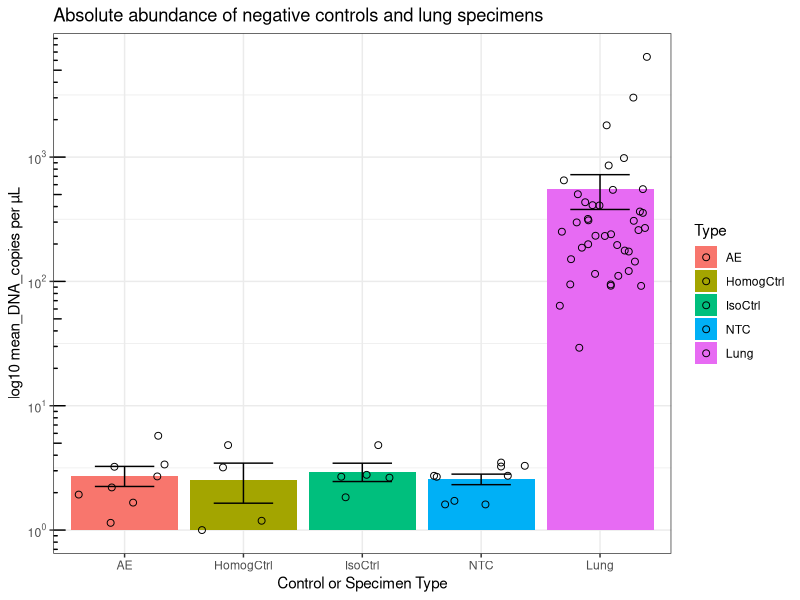
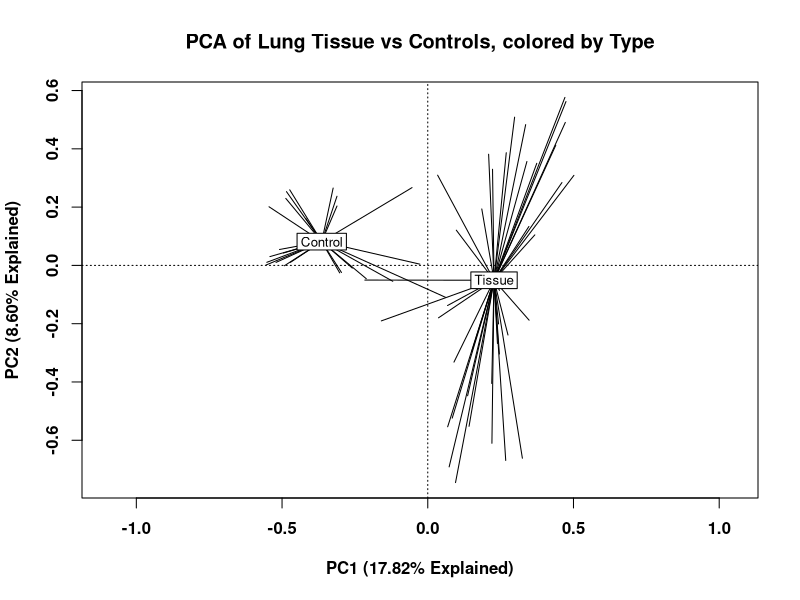

R code for these plots, in order: (Note: this script raises an error after producing the figures.)
## ---- chunk 1
knitr::opts_chunk$set(echo = TRUE)
## ---- chunk 2
# This is an example of a comment within a code chunk.
# The # symbol means that any text following it should not be treated as R code.
# When R code is run in a code chunk the resulting output will be displayed inline - that is, within the document - just below the current code chunk.
# The first line without a # symbol is actual R code, and it will be executed when this code chunk is run.
# To execute an entire code chunk: left click the green arrow in upper right of this section:
# Alternatively, left click on the following line with R code, then use: cmd + enter (mac), ctrl + enter (pc). This will run a single line rather than the entire chunk.
paste("Welcome to ATS 2020, PG9", "-", "A Hands-On Introduction to Studying the Lung Microbiome")
## ---- chunk 3
# This section contains typical libraries used in these analyses

# I. universal data wrangling and visualization
library(tidyverse)      # ggplot, dplyr, purrr, forcats, stringr... and other packages. See https://tidyverse.tidyverse.org/

# II. machine learning & analysis packages
library(vegan)          # decostand(), metaMDS(), scores(), rda(), ordispider(), adonis()
# library(mvabund)        # mvabund(), manyglm() # This line can be uncommented when using mvabund as part of the 16S analysis.
library(randomForest)   # randomForest()

# III. formatting, plotting
library(scales)         # used in formatting relative abundance % labels; unit_format()
library(RColorBrewer)   # brewer.pal() for generating custom palettes
library(knitr)          # kable(), for displaying nicer tables in html/pdf output
## ---- chunk 4
# For ease of use, place the processed 16S data files of interest into the same directory as your current RStudio project
# Best practices: 1) keep a separate project for each experiment or combination of experiments
# 2) include a data folder within the project's directory to keep source files organized; also somewhat mitigates the risk of modifying them inadvertently

# I. Read in .shared (counts of sequences assigned to OTU #s)
# Includes basic processing with selection of OTUs > 0.1 % of the population
otu_raw <- read.table("data/Heterogeneity.shared.txt", row.names = 2, header = TRUE) # read in the data, treating the first row as column names
otu_trim <- otu_raw[, -c(1:2)] # drop the first 2 columns
otu_trim <- as.matrix(otu_trim)
otu_tmp <- vegan::decostand(otu_trim, "total") * 100 # standardization
otu_trim[which(otu_tmp < 0.1)] <- 0 
otu_good <- otu_trim[, which(colSums(otu_trim) > 0)] # keep only the OTUs which were present after setting quantities under 0.1 to 0

# Trim _S from end of rownames(otu_good); note that it may be useful to keep these well identifiers in some analyses
# Also clean up extra underscores and Xs from rownames
rownames(otu_good) <- str_remove(rownames(otu_good), "_S\\d+") %>%
  str_replace_all(pattern = "[_X]+", replacement="_") %>%
  str_remove(pattern="_$")


# It's a good idea to inspect the data regularly with tools such as dim(), str(), head(), tail(), summary()... This will help in catching errors earlier
dim(otu_good) # dim(otu_good)[1] observations (samples) x dim(otu_good)[2] features (OTUs above .1% population threshold)
otu_good[1:20, 1:10] # Examine first 20 rows, 10 columns. Try using other means for getting a glimpse of the data, such as str(otu_good).


# II. Read in cons.taxonomy (for each OTU: contains taxonomic identifiers down to Genus level, if possible)
# Note that OTUs are in rows here rather than columns
# 2 imports are required due to the combination of 2 different separators  
tax1 <- read.table("data/Heterogeneity.0.03.cons.taxonomy.txt", sep = "\t", row.names = 1, header = TRUE, colClasses = c("character", "numeric", "character"))
tax2 <- read.table("data/Heterogeneity.0.03.cons.taxonomy.txt", sep = ";", skip = 1, col.names = c("", "Phylum", "Class", "Order", "Family", "Genus", "")) %>% 
  dplyr::select(-c(1, 7)) %>% # drop columns 1 and 7
  purrr::map_df(stringr::str_replace, "\\(.*.\\)", "") %>% # this essentially trims (100) and the like
  purrr::map_df(as.factor) # turns all present columns into factor type variables
otu_taxonomy <- data.frame(OTU = rownames(tax1), Size = tax1[, 1], tax2, stringsAsFactors = FALSE) # combine the first and second import
rownames(otu_taxonomy) <- rownames(tax1)

# trim otu_taxonomy based on OTUs in otu_good
otu_good_taxonomy <- otu_taxonomy[otu_taxonomy$OTU %in% colnames(otu_good), ] %>%
  droplevels() # Remove factor levels that have no values remaining due to removal
rownames(otu_good_taxonomy) <- intersect(rownames(otu_taxonomy), colnames(otu_good))
# otu_good_taxonomy <- as.data.frame(otu_good_taxonomy)   redundant in this case

dim(otu_good_taxonomy) # Displays number of rows and columns
otu_good_taxonomy # Examine the taxonomy dataframe. The first 10 OTUs coincide with the glimpse we took of otu_good. We're leveraging the df_print: paged option to be able to look through the dataframe in an html output.
## ---- chunk 5
# In this section, we'll load in metadata/environmental data, and/or create it

## Load approach using metadata from github repo
meta_df <- read.table("data/Heterogeneity.metadata.txt", sep = "\t", header = TRUE) 
# Note that this will create factors out of all chr type columns
#While - undesirable for 'specimen' but useful for 'reagent_tissue', 'litter', 'vendor', 'mouse', 'tissue_type', and 'cage'
otu_df <- data.frame(meta_df, decostand(otu_good, "total") * 100)
otu_df$specimen <- as.character(otu_df$specimen) # let's convert 'specimen' back to a chr-type

# Examples of metadata creation using regular expressions (regex) in a tidyverse pipeline
# Note that extracting metadata from sample names is much easier if naming conventions are consistent in terms of spelling and placement
# otu_df <- data.frame(decostand(otu_good, "total") * 100, Sample_name = row.names(otu_good), stringsAsFactors = FALSE) %>%
#   # Create Specimen_ctrl from first string of characters prior to first "_"
#   mutate(Specimen_ctrl = factor(case_when(str_detect(Sample_name, "^AE_") ~ "AE",
#                                        str_detect(Sample_name, "^Blank\\d_") ~ "Empty",
#                                        str_detect(Sample_name, "^Heparin_") ~ "Heparin",
#                                        str_detect(Sample_name, "^HomogCtrl_") ~ "HomogCtrl",
#                                        str_detect(Sample_name, "^IsoCtrl_") ~ "IsoCtrl",
#                                        str_detect(Sample_name, "^LPS_") ~ "LPS",
#                                        str_detect(Sample_name, "^PerfusionPBS_") ~ "PBS",
#                                        str_detect(Sample_name, "^WATERD|^waterC") ~ "WaterNeg",
#                                        str_detect(Sample_name, "^mock[CD]") ~ "Mock",
#                                        str_detect(Sample_name, "^[:alnum:]+") ~ str_extract(Sample_name, "^[:alnum:]+")), # for experimental groups, place after other steps because this regex would fill in values for controls (may or may not be ideal)
#                                 levels = c("CR1", "CR2", "JAX1", "JAX2", "AE", "Empty", "Heparin", "HomogCtrl", "IsoCtrl", "LPS", "PBS", "WaterNeg", "Mock")
#                 )
#          ) %>%
#   # Create Organ
#   mutate(Organ = factor(case_when(str_detect(Sample_name, "_CECUM_") ~ "Cecum",
#                                   str_detect(Sample_name, "_LUNG_HOMOG") ~ "Lung",
#                                   str_detect(Sample_name, "_NASAL_") ~ "Nasal",
#                                   str_detect(Sample_name, "_TONGUE_") ~ "Tongue"),
#                         levels = c("Nasal", "Tongue", "Lung", "Cecum")
#                 ) # sum(is.na(otu_df$Organ)) returns 32 (as expected, controls have NA in this column)
#          ) %>%
#   # Create Mouse
#   mutate(Mouse = as.numeric(str_extract(Sample_name, "(?<=(CR\\d|JAX\\d)_)\\d+") # numbers correspond to mice if a CR or JAX specimen
#               ) # sum(is.na(otu_df$Mouse)) returns 32 (as expected, the controls have NA in this column)
#          ) %>%
#   # metadata columns at front, followed by all of the count data
#   dplyr::select(Sample_name:Mouse, everything())
#   # note that the data is in wide format
#   
# otu_df$Specimen_ctrl %>% table() %>% sum() # 192: all samples/rows are accounted for
# otu_df$Organ %>% summary() %>% sum() # ditto; 32 NAs for organs
## ---- chunk 6
# The following lines of code randomly sample and display 10 rows from the metadata dataframe
set.seed(2358)
kable(dplyr::sample_n(meta_df, 10), caption = "Metadata, 10 randomly sampled rows", align = "l")
## ---- chunk 7
# for PCA ordinations; choose an 9 that covers the maximum number of factor levels (conditions) within a variable of interest
pcapal <- brewer.pal(9,"Set1")
## ---- chunk 8
# The readxl library is installed along with tidyverse, but is not loaded with library(tidyverse). We can however access the read_xlsx function without loading readxl as shown below.
spec_abs <- readxl::read_xlsx("data/16S_EvaGreen__Heterogeneity1_Data.xlsx", sheet = 2) %>%
  dplyr::select(Sample_name = `Sample Name`, DNA_copies_per_ul = `Copies/ul DNA`) %>% # Rename the two columns of interest, and retain only these columns
  dplyr::filter(str_detect(Sample_name, "LUNG")) # Keep only the lung tissue samples

ctrl_abs <- readxl::read_xlsx("data/16S_EvaGreen__Heterogeneity1Ctrls_030618.xlsx", sheet = 2) %>% 
  dplyr::select(Sample_name = `Sample Name`, DNA_copies_per_ul = `Copies/ul Sample`) %>% # Rename the two columns of interest, and retain only these columns
  drop_na() # drop rows with mising values
# Round up 0.57 DNA_copies to 1 (HomogCtrl_2)
ctrl_abs[ctrl_abs[, "DNA_copies_per_ul"] < 1, ][, "DNA_copies_per_ul"] <- 1

abs_df <- full_join(spec_abs, ctrl_abs, by = c("Sample_name", "DNA_copies_per_ul")) %>% # We could also use bind_rows() or rbind() in this scenario since we renamed the columns to match. However, for more complex operations, it's safer to use a join function and specify the key columns.
  mutate(Type = factor(case_when( # We need to create a factor containing the types of samples for creating separate bars in an upcoming visualization.
    str_detect(Sample_name, "LUNG") ~ "Lung", # When the Sample_name contains LUNG, assign Lung as the value in the new Type column
    TRUE ~ str_extract(Sample_name, "^[:alpha:]+") # Otherwise, determine a value based on the sequence of letters that occur at the start of the Sample_name
  ), levels = c("AE", "HomogCtrl", "IsoCtrl", "NTC", "Lung"))) # Assign an appropriate order for the factor

# We also need to compute the averages and error
avg_abs_df <- abs_df %>%
  group_by(Type) %>% # Before computing an average, identify what categories are being used to aggregate by. In this case, they're contained within the Type variable we just created.
  summarize(mean_DNA_copies = mean(DNA_copies_per_ul), SEM = sqrt(var(DNA_copies_per_ul)/length(DNA_copies_per_ul))) %>% # Create mean and SEM columns
  ungroup()
## ---- chunk 9
# Create our bar chart using ggplot
ggplot(avg_abs_df, aes(x = Type, y = mean_DNA_copies, fill = Type)) + # This brings in the dataframe and assigns columns to various plot elements
  geom_col() + # The type of plot we want to construct. This is a wrapper for geom_bar(). See ?geom_bar for more details.
  geom_errorbar(aes(ymin = mean_DNA_copies - SEM, ymax = mean_DNA_copies + SEM, width = 0.5)) + # An errorbar layer to be added to the bars
  scale_y_log10(labels = trans_format("log10", math_format(10^.x))) + # We could convert to log10 scale prior to plotting, or we can do it on the fly
  # geom_dotplot(data = abs_df, aes(y = DNA_copies_per_ul), binaxis = "y", dotsize = .6, stackdir = "center", stackratio = 1.5) +
  geom_jitter(data = abs_df, aes(y = DNA_copies_per_ul), shape = 1, size = 2) + # This adds a bit of random noise for visibility of points; shape 1 is an unfilled circle
  theme_bw() + # A minimalist theme
  labs(x = "Control or Specimen Type", y = "log10 mean_DNA_copies per µL", title = "Absolute abundance of negative controls and lung specimens") + # Rename labels
  annotation_logticks(sides = "l") # Control whether/where logticks appear
## ---- chunk 10
# Filter data to retain controls and lung tissue only
con_lung_df <- otu_df %>% # Note: this is just one of several possible approaches to filtering to retain the correct rows.
  filter((reagent_tissue == "Control") | (tissue_type == "Lung")) %>% # 65 specimens
  droplevels() # Remove factor levels with no remaining observations. This prevents potential headaches in downstream data wrangling and visualizations.
rownames(con_lung_df) <- con_lung_df$specimen 

# PCA of all negative controls + lung tissue
# Keep only the rows of interest for unstandardized data.
pca_df <- otu_good[con_lung_df$specimen, ]
otu_con_lung_hel <- decostand(pca_df, "hellinger") # Standardize use OTU columns only
otu_con_lung_pca <- rda(otu_con_lung_hel)

# summary() produces a list which is rather messy to print out all at once. Let's just examine the importance of the principal components by accessing $cont
summary(otu_con_lung_pca)$cont # 0.1782 0.08601 0.06845 proportion explained by first 3 axes
## ---- chunk 11
# This approach combines base R plotting functionality and vegan's ordispider function, which creates the lines connecting points to the centroids.
# Unlike with ggplot(), these lines must all be run at once in order to produce the desired result.
plot(otu_con_lung_pca, type = "n", font = 2, font.lab = 2, xlab = "PC1 (17.82% Explained)", ylab = "PC2 (8.60% Explained)", main = "PCA of Lung Tissue vs Controls, colored by Type", display = "sites")
points(otu_con_lung_pca, pch = 19, col = pcapal[as.numeric(con_lung_df$reagent_tissue)]) # pch determines the point shape and col determines the colors to be used.
ordispider(otu_con_lung_pca, con_lung_df$reagent_tissue, label = TRUE) # Draw lines from centroids to the points belonging to each group. 
legend("topright", levels(con_lung_df$reagent_tissue), pch = 19, col = pcapal, title = "Type") # Format and add details to legends
## ---- chunk 12
# Consider whether rownames should be shown, if so they may need to be truncated for visibility

# biplot(otu_con_lung_pca, type = "t") # This will result in a lot of warnings, and though it generates the plot it's not recommended

# Address warnings with the following function, (hides warnings from 0-length arrows)
# Alternatively, set warning = FALSE in the code chunk; does not seem to work on macs
quiet_biplot <- quietly(function(ordiobj, ...) {
  biplot(ordiobj, ...)
})

biplot_results <- quiet_biplot(otu_con_lung_pca, type = "t")

# example for replacing specimen labels with C or T
#  biplot(prcomp(otu_con_lung_hel), xlabs=ifelse(str_detect(con_lung_df$reagent_tissue, "Control"), "C", "T")) # arrow.len = 0 will also remove warnings, at the cost of losing the arrowhead
## ---- chunk 13
# Filter data to retain lung tissue only
otu_lung <- dplyr::filter(otu_df, tissue_type == "Lung") %>%
  droplevels() # remove levels that are no longer present due to filtering
rownames(otu_lung) <- otu_lung$specimen

# PCA of lung tissue specimens
# Keep only the rows of interest for unstandardized data.
pca_df <- otu_good[otu_lung$specimen, ]
otu_lung_hel <- decostand(pca_df, "hellinger") # Standardize use OTU columns only
otu_lung_pca <- rda(otu_lung_hel)

# summary() produces a list which is rather messy to print out all at once. Let's just examine the importance of the principal components by accessing $cont
summary(otu_lung_pca)$cont # 0.1458 0.10677 0.06776 proportion explained by first 3 axes
## ---- chunk 14
# This approach combines base R plotting functionality and vegan's ordispider function, which creates the lines connecting points to the centroids.
# Unlike with ggplot(), these lines must all be run at once in order to produce the desired result.
plot(otu_lung_pca, type = "n", font = 2, font.lab = 2, xlab = "PC1 (14.58% Explained)", ylab = "PC2 (10.68% Explained)", main = "PCA of Specimen Origin, colored by Vendor", display = "sites")
points(otu_lung_pca, pch = 19, col = pcapal[as.numeric(otu_lung$vendor)]) # pch determines the point shape and col determines the colors to be used.
ordispider(otu_lung_pca, otu_lung$vendor, label = TRUE) # Draw lines from centroids to the points belonging to each group.
legend("topright", levels(otu_lung$vendor), pch = 19, col = pcapal, title = "Vendor") # Format and add details to legends
## ---- chunk 15
# Consider whether rownames should be shown, if so they may need to be truncated for visibility

# biplot(otu_lung_pca, type = "t") # This will result in a lot of warnings, and though it generates the plot it's not recommended

# Address warnings with the following function, (hides warnings from 0-length arrows)
# Alternatively, set warning = FALSE in the code chunk; does not seem to work on macs

# see function that was created previously
biplot_results <- quiet_biplot(otu_lung_pca, type = "t")

# example for replacing specimen labels with CR or JL
#  biplot(prcomp(otu_lung_hel), xlabs=ifelse(str_detect(lung_df$vendor, "Charles_River"), "CR", "JL")) # arrow.len = 0 will also remove warnings, at the cost of losing the arrowhead
## ---- chunk 16
# Determine the order of OTUs based on means within Lung specimens
otu_order <- names(sort(colMeans(otu_lung[, stringr::str_detect(colnames(otu_lung), "Otu")]), decreasing = TRUE))

heat_df <- otu_lung %>% 
  select(specimen, log_IL1a, otu_order[1:20]) %>% # Select the top 20 OTUs
  pivot_longer(cols = -c("specimen", "log_IL1a"), names_to = "OTU", values_to = "Percentage", # Pivots (longer) all columns expect those specified by -str_which()
               names_ptypes = list(OTU = factor(levels = otu_order[1:20])))
  # group_by(OTU) %>%
  # summarize(Mean_perc = mean(Percentage)) %>%
  # ungroup()
## ---- chunk 17
# Note that the OTU levels are sorted in reverse order of abundance here - we could adjust this if desired.
ggplot(heat_df, aes(x = specimen, y = OTU)) +
  geom_tile(aes(fill = Percentage)) + 
  theme(axis.text.x = element_text(angle = 45, hjust = 1), plot.margin = unit(c(0.5,0.5,0.5,1),"cm")) + # Extra plot padding is necessary due to the rotation of x-axis labels.
  scale_fill_gradient(low = "white", high = "dark blue") + # This allows us to specify the colors used within the heatmap
  labs(title = "Relative abundance of top OTUs by Specimen", x = "Lung Tissue Specimen")
## ---- chunk 18
# Unfortunately, filtering and other tidyverse functions strip rownames, and rownames are useful for pulling information out of matrices.
# However, there is a function to easily put the specimen column back into rownames
heat_df <- dplyr::filter(otu_df, tissue_type == "Lung") %>%
  droplevels() %>% 
  column_to_rownames("specimen") %>% # This turns the specimen column into the rownames.
  select(otu_order[1:20]) # Keep only the top 20 OTUs.

# Create Bray-Curtis matrix for lung specimens
bc_lung_spec <- vegdist(select(heat_df, otu_order[1:20]), method = "bray")
# The linkage method to be used will depend on the nature of the data
clust_lung_spec <- hclust(bc_lung_spec, method = "average")

# Create Bray-Curtis matrix for OTUs
bc_lung_otu <- vegdist(t(select(heat_df, otu_order[1:20])), method = "bray")
clust_lung_otu <- hclust(bc_lung_otu, method = "average")

# Create the heatmap with dendrograms
heatmap(as.matrix(select(heat_df, str_which(colnames(heat_df), "Otu"))), Rowv = as.dendrogram(clust_lung_spec), Colv = as.dendrogram(clust_lung_otu), margins=c(5,0))
## ---- chunk 19
# First we need to prepare the data: negative controls and lung tissue specimens
# Order the data by most abundant OTU in lung tissue specimens only
# Include an errorbar
# Color by phyla

ra_df <- otu_df %>% # Note at this is just one of several possible approaches to filtering to retain the correct rows
  filter((reagent_tissue == "Control") | (tissue_type == "Lung")) %>% # 65 specimens
  droplevels() # remove factor levels with no remaining observations - saves potential headaches in downstream wrangling and visualizations

# Determine the order of OTUs based on means within Lung specimens
otu_order <- names(sort(colMeans(filter(ra_df, tissue_type == "Lung")[, str_detect(colnames(ra_df), "Otu")]), decreasing = TRUE))

# Keep top 20 OTUs, then reshape the dataframe from wide to long format
# g_df <- ra_df %>%
#   select(str_which(colnames(ra_df), "Otu", negate = TRUE), colnames(ra_df[, otu_order[1:20]])) %>% # Keep non-OTU columns, followed by the 20 most abundant OTU columns
#   gather(key = OTU, value = Percentage, -str_which(colnames(ra_df), "Otu", negate = TRUE), factor_key = TRUE) %>% # factor_key is important because we care about the order (levels) in OTU
#   droplevels()

# Keep top 20 OTUs, then reshape the dataframe from wide to long format
g_df <- ra_df %>%
  select(str_which(colnames(ra_df), "Otu", negate = TRUE), colnames(ra_df[, otu_order[1:20]])) %>% # Keep non-OTU columns, followed by the 20 most abundant OTU columns
  pivot_longer(cols = -str_which(colnames(ra_df), "Otu", negate = TRUE), names_to = "OTU", values_to = "Percentage",
               names_ptypes = list(OTU = factor(levels = otu_order[1:20]))) # Ensuring OTU column is a factor is important due to the ordering expected in RA plots

# Join Phylum column from taxonomy table
tax_df <- otu_good_taxonomy[otu_good_taxonomy[,"OTU"] %in% otu_order[1:20], c("OTU", "Phylum")] # Keep only the rows from ranked OTU vector, and OTU + whatever taxonomic level to use for filling bars
tax_df$OTU <- factor(tax_df$OTU, levels = otu_order[1:20]) # set OTU factor levels to be in the same order as in g_df. If this is not done, our OTU column will be coerced to a character vector when we join (we'll lose the levels)
g_df <- inner_join(g_df, tax_df, by = "OTU")

# dimensions have gone from 65 745 to 1300 18

# Generate mean and sem for each group
agg_df <- g_df %>%
  group_by(reagent_tissue, OTU, Phylum) %>%
  summarize(Mean_perc = mean(Percentage), SEM = sqrt(var(Percentage)/length(Percentage))) %>%
  ungroup()
## ---- chunk 20
(p <- ggplot(agg_df, aes(x = OTU, y = Mean_perc, fill = reagent_tissue)) + # Utilize the data and map the variables to plot parameters.
  geom_col() +
  facet_grid(reagent_tissue ~ .)) # Faceting replicates the plot once for each category contained within specified variable(s).
## ---- chunk 21
# Add an errorbar
(q <- p + geom_errorbar(aes(ymin = Mean_perc - SEM, ymax = Mean_perc + SEM, width = 0.3)))

# Clear background + modify theme (rotate x-axis labels, reposition legend)
(q <- q + theme_bw() + # note that a theme_ layer added after other other theme modifications will remove these prior modifications
    theme(panel.grid = element_blank(), axis.text.x = element_text(angle = 45, hjust = 1), legend.position = "top"))
## ---- chunk 22
# Add Genus levels to the OTU Number
levels(agg_df$OTU) <- fct_inorder(paste0(otu_good_taxonomy[levels(agg_df$OTU), ]$Genus, " (", levels(agg_df$OTU), ")"))
# equivalent to: # cbmbtools::paste_tax(levels(agg_df$OTU))

ggplot(agg_df, aes(x = OTU, y = Mean_perc, fill = fct_rev(reagent_tissue))) + 
  geom_col() +
  facet_grid(fct_rev(reagent_tissue) ~ .) +
  geom_errorbar(aes(ymin = Mean_perc - SEM, ymax = Mean_perc + SEM, width = 0.3)) + 
  theme_bw() +
  theme(panel.grid = element_blank(), axis.text.x = element_text(angle = 45, hjust = 1), legend.position = "top", plot.margin = unit(c(0.5,0.5,0.5,1),"cm")) + 
  scale_y_continuous(labels = unit_format(suffix = "%")) + 
  labs(title="Comparison of Lung Tissue and Controls", subtitle = "Ranked by lung tissue specimens", y = "% Relative Abundance")
## ---- chunk 23
# Although it is possible to adjust the values and labels within the ggplot workflow, perhaps the simplest approach would be to correct the reagent_tissue column values and factor levels prior to plotting
agg_df$reagent_tissue <- fct_recode(agg_df$reagent_tissue, Lung = "Tissue") %>%
  fct_relevel("Lung")

ggplot(agg_df, aes(x = OTU, y = Mean_perc, fill = reagent_tissue)) + 
  geom_col() + # use show.legend = FALSE to remove the legend entirely
  facet_grid(reagent_tissue ~ .) +
  geom_errorbar(aes(ymin = Mean_perc - SEM, ymax = Mean_perc + SEM, width = 0.3)) + 
  theme_bw() +
  theme(panel.grid = element_blank(), axis.text.x = element_text(angle = 45, hjust = 1), legend.position = "top", plot.margin = unit(c(0.5,0.5,0.5,1),"cm"), legend.title = element_blank()) + 
  scale_y_continuous(labels = unit_format(suffix = "%")) + 
  labs(title="Comparison of Lung Tissue and Controls", subtitle = "Ranked by lung tissue specimens", y = "% Relative Abundance")
  # for further customizing of the legend, try adding a guide_legend() layer
## ---- chunk 24
# First we need to prepare the taxonomic data - In this case we did this earlier in our overall RA data prep.

# Next, simply change the fill parameter to Phylum and rerun the ggplot code
ggplot(agg_df, aes(x = OTU, y = Mean_perc, fill = Phylum)) + 
  geom_col() + # use show.legend = FALSE to remove the legend entirely
  facet_grid(reagent_tissue ~ .) +
  geom_errorbar(aes(ymin = Mean_perc - SEM, ymax = Mean_perc + SEM, width = 0.3)) + 
  theme_bw() +
  theme(panel.grid = element_blank(), axis.text.x = element_text(angle = 45, hjust = 1), legend.position = "top", plot.margin = unit(c(0.5,0.5,0.5,1),"cm"), legend.title = element_blank()) + 
  scale_y_continuous(labels = unit_format(suffix = "%")) + 
  labs(title="Comparison of Lung Tissue and Controls", subtitle = "Ranked by lung tissue specimens", y = "% Relative Abundance")

# Encourage participants to run these by commenting out a layer, altering 1 parameter to develop a deeper understanding of how to build up or alter a ggplot object
## ---- chunk 25
# First we need to prepare the data: lung tissue
# Order the data by most abundant OTUs within Charles River vendor
# Include an errorbar
# Color by phyla
# Add Genus identifier to the OTU number where possible

ra_df <- otu_df %>% # Note at this is just one of several possible approaches to filtering to retain the correct rows
  filter(tissue_type == "Lung") %>% # 40 specimens
  droplevels() # remove factor levels with no remaining observations - saves potential headaches in downstream wrangling and visualizations

# Determine the order of OTUs based on means within Lung specimens from Charles River
otu_order <- names(sort(colMeans(filter(ra_df, vendor == "Charles_River")[, str_detect(colnames(ra_df), "Otu")]), decreasing = TRUE))

# Keep top 20 OTUs, then reshape the dataframe from wide to long format
g_df <- ra_df %>%
  select(str_which(colnames(ra_df), "Otu", negate = TRUE), colnames(ra_df[, otu_order[1:20]])) %>% # Keep non-OTU columns, followed by the 20 most abundant OTU columns
  pivot_longer(cols = -str_which(colnames(ra_df), "Otu", negate = TRUE), names_to = "OTU", values_to = "Percentage",
               names_ptypes = list(OTU = factor(levels = otu_order[1:20]))) # Ensuring OTU column is a factor is important due to the ordering expected in RA plots
  
# Join Phylum column from taxonomy table
tax_df <- otu_good_taxonomy[otu_good_taxonomy[,"OTU"] %in% otu_order[1:20], c("OTU", "Phylum")] # Keep only the rows from ranked OTU vector, and OTU + whatever taxonomic level to use for filling bars
tax_df$OTU <- factor(tax_df$OTU, levels = otu_order[1:20]) # set OTU factor levels to be in the same order as in g_df. If this is not done, our OTU column will be coerced to a character vector when we join (we'll lose the levels)
g_df <- inner_join(g_df, tax_df, by = "OTU")

# dimensions have gone from 40 745 to 1300 18

# Generate mean and sem for each group
agg_df <- g_df %>%
  group_by(vendor, OTU, Phylum) %>%
  summarize(Mean_perc = mean(Percentage), SEM = sqrt(var(Percentage)/length(Percentage))) %>%
  ungroup()

# Add Genus levels to the OTU Number
levels(agg_df$OTU) <- fct_inorder(paste0(otu_good_taxonomy[levels(agg_df$OTU), ]$Genus, " (", levels(agg_df$OTU), ")"))
## ---- chunk 26
(ra_vend_plot <- ggplot(agg_df, aes(x = OTU, y = Mean_perc, fill = Phylum)) + 
  geom_col() + # use show.legend = FALSE to remove the legend entirely
  facet_grid(vendor ~ .) +
  geom_errorbar(aes(ymin = Mean_perc - SEM, ymax = Mean_perc + SEM, width = 0.3)) + 
  theme_bw() +
  theme(panel.grid = element_blank(), axis.text.x = element_text(angle = 45, hjust = 1), legend.position = "top", plot.margin = unit(c(0.5,0.5,0.5,1),"cm"), legend.title = element_blank()) + 
  scale_y_continuous(labels = unit_format(suffix = "%")) + 
  labs(title="Comparison of Lung Tissue across vendors", subtitle = "Ranked by Charles River lung tissue specimens", y = "% Relative Abundance"))
## ---- chunk 27
# Permanova
set.seed(8947) # setting a seed allows for reproducibility. Both of these lines need to be run together for it to work.
adonis(otu_lung_hel~otu_lung$vendor, method="euclidean", permutations = 10000) # 9.999e-05 ***
# The left hand side of the formula is the transformed data, and the right hand side is a vector (column) container the group identifiers of interest.
## ---- chunk 28
# a <- Sys.time() # Sometimes this can take a while, so it might be useful to keep track of the time with start/stop points to allow us to compute the duration.
# otu_mva <- mvabund(otu_lung[,str_which(colnames(otu_lung), "Otu")]) # select only lung specimens and Otu columns
# otu_ven_many <- manyglm(otu_mva ~ otu_lung$vendor)
# otu_mva_results <- anova(otu_ven_many, p.uni="adjusted")
# b <- Sys.time()
# b - a
# 
# plot(otu_ven_many) # Residual plot
# otu_mva_results$table # Signif
# 
# # Example output
# # Analysis of Deviance Table
# #
# # Model: manyglm(formula = otu_mva ~ otu_lung$vendor)
# #
# # Multivariate test:
# #                 Res.Df Df.diff   Dev Pr(>Dev)
# # (Intercept)         39
# # otu_lung$vendor     38       1 797.9    0.001 ***
# # ---
# # Signif. codes:  0 ‘***’ 0.001 ‘**’ 0.01 ‘*’ 0.05 ‘.’ 0.1 ‘ ’ 1
## ---- chunk 29
# Run anova on our hellinger transformed data. We'll also need to pass in one or more vectors of metadata corresponding to the constraining variables.
lung_meta <- dplyr::filter(otu_df, specimen %in% rownames(otu_lung)) %>%
  dplyr::select(-str_which(colnames(otu_df), "Otu"))
cage_cca <- cca(otu_lung_hel ~ lung_meta$cage) # First create the cca model object
anova(cage_cca) # Analyze the model
## ---- chunk 30
# # The following lines could be run with an mvabund model
# # Restructure, sort, filter to retrieve significant OTUs
# otu_ven_sigpvals <- data.frame(OTU = colnames(otu_mva_results$uni.p), uni_p = otu_mva_results$uni.p[2,]) %>%
#   filter(uni_p <= .05) %>% # The threshold here can be adjusted to the desired level.
#   droplevels() %>%
#   arrange(uni_p) # Orders the pvalues
# 
# # label OTUS
# otu_ven_sigpvals$OTU <- fct_inorder(paste0(otu_good_taxonomy[levels(otu_ven_sigpvals$OTU), ]$Genus, " (", levels(otu_ven_sigpvals$OTU), ")"))
## ---- chunk 31
# Note that this is an example constructed for illustration purposes only
mva_sigpvals <- data.frame(Family = c("Lachnospiraceae", "Erysipelotrichaceae", "Porphyromonadaceae", "Clostridiaceae_1", "Streptococcaceae", "Lactobacillaceae"), uni_p = c(0.001, 0.003, 0.015, 0.016, 0.017, 0.017))
knitr::kable(mva_sigpvals, caption = "Vendors, Significant OTUs (.05)", align = "l") # Check out ?kable for further specifications.

# # This example would use the output from previous code chunk rather than our arbitrary dataframe
# knitr::kable(otu_ven_sigpvals, caption = "Vendors, Significant OTUs (.05)", align = "l")
## ---- chunk 32
# Aggregate the OTU data into family. This requires a fair amount of data reshaping and joining operations. Wrapping these steps into a function is ideal so that you don't have to retrace every step for simply changing a taxonomic level for aggregation (e.g. Phylum vs Family).
fam_df <- otu_df %>%
  dplyr::select(specimen, contains("Otu")) %>% # Keep only the specimen identifier and OTU columns
  tidyr::pivot_longer(cols = -stringr::str_which(colnames(.), "Otu", negate = TRUE), names_to = "OTU", values_to = "Percentage") %>% # Take data into long form in preparation for join operation
  dplyr::inner_join(dplyr::select(otu_good_taxonomy, OTU, Family), by = "OTU") %>% # Determine which columns to join from taxonomy table. In this example, we're adding the Family column.
  dplyr::group_by(specimen, Family) %>%
  dplyr::summarize(Percentage = sum(Percentage)) %>% # Note that this step removes any metadata columns which aren't grouped by
  dplyr::ungroup() %>%
  tidyr::spread(key = Family, value = Percentage) %>% # Return data from long form to wide
  dplyr::inner_join(dplyr::select(otu_df, -contains("Otu")), by = "specimen") %>%
  dplyr::select(specimen, reagent_tissue:IL1a, everything()) # Pull metadata coluns to the front, all Family columns follow afterwards
## ---- chunk 33
# For lung specimens, retain only vendor & OTU columns
rf_df <- dplyr::filter(fam_df, tissue_type == "Lung") %>% 
  dplyr::select(vendor, levels(otu_good_taxonomy$Family)) %>% 
  droplevels()
  
a <- Sys.time()
set.seed(3462)
rf_vendors <- randomForest(vendor ~ ., data = rf_df, importance = TRUE) # Setting the importance parameter to TRUE allows us to obtain the variable importance info we're after.
b <- Sys.time()
b-a

# Basic variable importance plot
varImpPlot(rf_vendors, scale = FALSE)
## ---- chunk 34
a <- Sys.time()
nforest <- 100
set.seed(3462)
rf_list <- vector("list", nforest) # Initialize a list to store the randomForests
for (i in seq_along(1:nforest)) { # Loops nforest number of times, creating a model and saving it into the list each time.
    rf_list[[i]] <- randomForest(vendor ~ ., data = rf_df, importance = TRUE) 
}
b <- Sys.time()
b-a

# Extract the feature importances
fi_df <- purrr::map(rf_list, ~{.[["importance"]][, 3]}) %>%
  unlist() %>%
  data.frame(Feature = names(.), MeanDecreaseAccuracy = .)

meas <- colnames(fi_df)[2] # "MeanDecreaseAccuracy"

# Identify the top features
top_feat <- fi_df %>% dplyr::group_by(Feature) %>%
  summarize(`:=`(!!meas, mean(.data[[meas]]))) %>%
  arrange(desc(.data[[meas]])) %>% 
  head(20) %>% # Top 20 features
  droplevels()

# Retain only the top features
fi_df <- dplyr::filter(fi_df, Feature %in% top_feat$Feature) %>% 
  droplevels()
fi_df$Feature <- forcats::fct_reorder(fi_df$Feature, fi_df[, 2], .fun = mean, .desc = TRUE)
## ---- chunk 35
ggplot(fi_df, aes(x = Feature, y = fi_df[, 2])) + 
  geom_boxplot(outlier.alpha = 0.4) + 
  theme_bw() + 
  labs(y = meas, title = paste0("Feature Importance: vendor ~ Family microbiome"), subtitle = paste0("Model: rf_df \nRuns: ", length(rf_list), ", mtry: ", rf_list[[1]]$mtry)) + 
  coord_flip() + # Flip the axes for improved readability
  scale_x_discrete(limits = rev(levels(fi_df$Feature)))
## ---- chunk 36
shan_div <- diversity(otu_good) %>% 
  data.frame(Shannon = .) %>%
  rownames_to_column("specimen") %>%
  left_join(otu_df[,1:6], by = "specimen") # Join first 6 metadata columns, allows for easier filtering

shan_lung <- shan_div %>% 
  dplyr::filter(tissue_type == "Lung") # Retain only lung specimens for visualization

# Create summary statistics for bars/error bars  
agg_shan_lung <- shan_lung %>%
  group_by(vendor) %>%
  summarize(Mean_Sh = mean(Shannon), SEM_Sh = sqrt(var(Shannon)/length(Shannon))) # Create summary statistics
## ---- chunk 37
ggplot(agg_shan_lung, aes(x = vendor, y = Mean_Sh, fill = vendor)) + # This brings in the aggregated dataframe and assigns columns to various plot elements
  geom_col(show.legend = FALSE) + # Add bars representing the mean of specimens' Shannon diversity by vendor
  geom_jitter(data = shan_lung, aes(x = vendor, y = Shannon), width = .2, alpha = .5, show.legend = FALSE) + # Use specimen level data, map columns to scatterplot attributes
  geom_errorbar(aes(ymin = Mean_Sh - SEM_Sh, ymax = Mean_Sh + SEM_Sh), alpha = .5) + # Add an errorbar layer
  theme_bw() + # A minimalist theme
  labs(y = "Shannon Diversity", title = "Shannon Diversity of Lung Specimens by Vendor") # Adjust axis label and title
## ---- chunk 38
# T-Test for the two vendors. This approach would also work if there were 3 or more groups.
TukeyHSD(aov(shan_lung[,"Shannon"] ~ shan_lung[, "vendor"]))
# TukeyHSD(aov(shan_lung$Shannon ~ shan_lung$vendor)) # This code produces the same result as above
## ---- chunk 39
# This approach combines base R plotting functionality and vegan's ordispider function, which creates the lines connecting points to the centroids.
# Unlike with ggplot(), these lines must all be run at once in order to produce the desired result.
plot(otu_lung_pca, type = "n", font = 2, font.lab = 2, xlab = "PC1 (14.58% Explained)", ylab = "PC2 (10.68% Explained)", main = "PCA of Specimen Origin, colored by Vendor", display = "sites")
points(otu_lung_pca, pch = 19, col = pcapal[as.numeric(otu_lung$vendor)]) # pch determines the point shape and col determines the colors to be used.
ordispider(otu_lung_pca, otu_lung$vendor, label = TRUE) # Draw lines from centroids to the points belonging to each group.
legend("topright", levels(otu_lung$vendor), pch = 19, col = pcapal, title = "Vendor") # Format and add details to legends
## ---- chunk 40
# This will save a new file called otu_lung.csv in the current working directory
write.csv(otu_lung, file = "otu_lung.csv")
## ---- chunk 41
# The optional `path` parameter can be added onto the filename, used to denote a different directory. Use ?ggsave to check out other parameters
ggsave(filename = "testplot.pdf", plot = ra_vend_plot, width = 30, height = 30, units = "cm")
